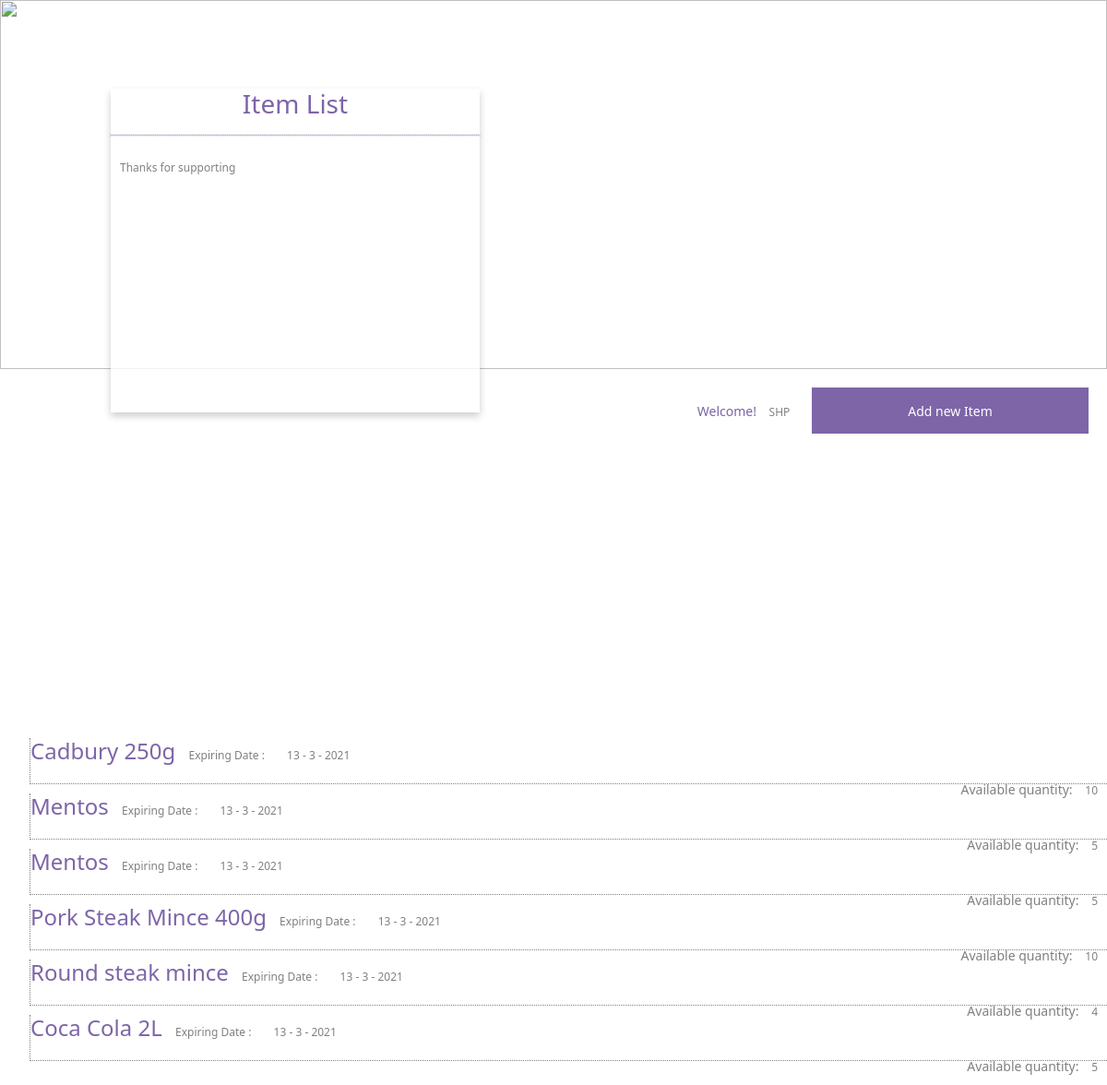
Page /list/item/SHP on the committed database.
### app.py (models this page shows, shortened)
class fooditem(db.Model):
    id = db.Column(db.Integer, primary_key=True)
    username = db.Column(db.String(80), nullable=False)
    itemName = db.Column(db.String(120), nullable=False)
    expDay = db.Column(db.Integer, nullable=False)
    expMonth = db.Column(db.Integer, nullable=False)
    expYear = db.Column(db.Integer, nullable=False)
    qx = db.Column(db.Integer, nullable=False)

### app.py (the view)
@app.route('/list/item/<username>')
def listitem(username):
    items = {}
    items = fooditem.query.filter_by(username=username).all()
    return render_template("item-list-store.html", usrname=username, items=items)

### templates/item-list-store.html (shortened to what this page needs)
{% extends 'base.html' %}
{% block body %}
<div class="header-container">
    <img src="/static/images/header.jpg" height="400px" width="100%" alt="">
    <div class="overlay-card">
        <h3>Item List</h3>
        <hr>
        <label>Thanks for supporting</label>
        <video width="400" height="240" autoplay muted>
            <source src="/static/video/thanks.mp4" type="video/mp4">
        </video>
    </div>
    <div id="username">Welcome! <label id="usrname">{{usrname}}</label>
        <button class="filledbtn" id="newitembtn">Add new Item</button>
    </div>
</div>
<ul>
    {% for item in items %}
    <li>
        <h4>{{item.itemName}}</h4>
        <label>Expiring Date :</label> <label>{{item.expDay}} - {{item.expMonth}} - {{item.expYear}}</label>
       <span id="inlinerighttag">Available quantity: <label>{{item.qx}}</label></span>
    </li>
    {% endfor %}
</ul>
{% endblock %}

### templates/base.html (shortened to what this page needs)
<!DOCTYPE html>
<html lang="en">
<head>
    <link rel="stylesheet" href="{{ url_for('static', filename='css/main.css') }}">
    <link href="https://cdn.jsdelivr.net/npm/bootstrap@5.0.0-beta3/dist/css/bootstrap.min.css" rel="stylesheet">
    <link rel="stylesheet" href="path/to/font-awesome/css/font-awesome.min.css">
</head>
<body>
    {% block body %}{% endblock %}
</body>
</html>

### static/css/main.css (style rules this page uses)
body { font-family: Verdana, Geneva, Tahoma, sans-serif; margin: 0px !important; padding: 0px !important; }
* { box-sizing: border-box; }
.overlay-card { position: absolute; top: 12%; left: 10%; height: auto; width: 400px; box-shadow: 0 4px 8px 0 rgba(0,0,0,0.2); background-color: rgb(255, 255, 255, .8); }
.header-container { position: relative; height: 800px; width: 100%; }
h3 { color: rgb(125, 101, 168); text-align: center; }
h4 { display: inline; color: rgb(125, 101, 168); text-align: left; }
hr { outline: 1px rgb(125, 101, 168) dotted; border: none; fill: none; margin-bottom: 30px; }
.filledbtn { width: 300px; height: 50px; margin: 10px; border-style: none; color: white; background-color: rgb(125, 101, 168); }
label { display: inline; font-size: 12px; color: gray; margin: 10px; }
#username { text-align: right; font-size: 14px; color: rgb(125, 101, 168); margin: 10px; }
#inlinerighttag { display: block; width: 100%; text-align: right; font-size: 14px; color: gray; }
li { position: relative; width: 100%; height: 50px; list-style-type: none; margin-bottom: 10px; border-top: none; border-right: none; border-bottom: 1px gray dotted; border-left: 1px gray dotted; }

### rows in the picture
fooditem: itemName "Cadbury 250g", expDay "13", expMonth "3", expYear "2021", qx "10"
fooditem: itemName "Mentos", expDay "13", expMonth "3", expYear "2021", qx "5"
fooditem: itemName "Mentos", expDay "13", expMonth "3", expYear "2021", qx "5"
fooditem: itemName "Pork Steak Mince 400g", expDay "13", expMonth "3", expYear "2021", qx "10"
fooditem: itemName "Round steak mince", expDay "13", expMonth "3", expYear "2021", qx "4"
fooditem: itemName "Coca Cola 2L", expDay "13", expMonth "3", expYear "2021", qx "5"

### other values in the picture
{{ usrname }} "SHP"
